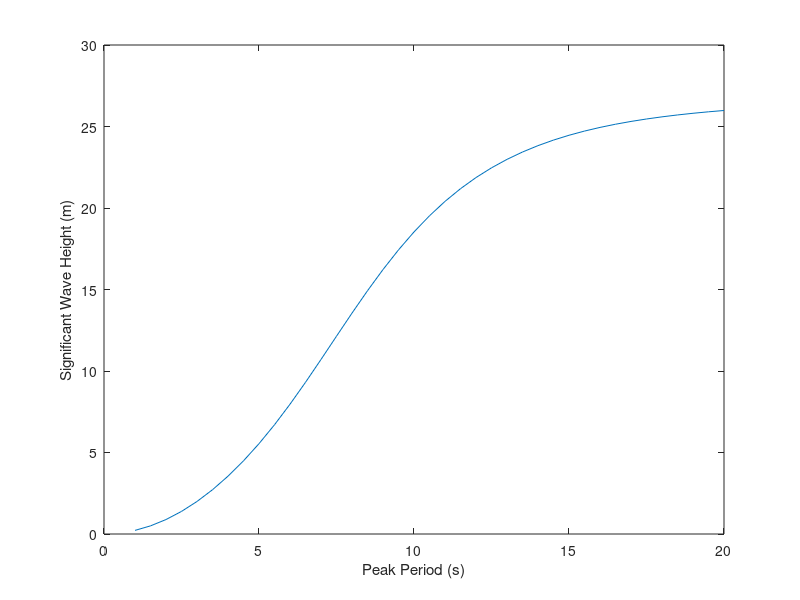

Reproduce this figure in MATLAB. (Note: this script raises an error after producing the figure.)
close all
clear all
clc

files = dir('*.mat');

%processedData = {};
forces = {'Surge','Sway','Heave','Roll','Pitch'};

g = 9.81;
periods = 1:.5:20;
% calculate wave breaking:
for ii = 1:length(periods)
    L = g*periods(ii)^2/(2*pi);
    k = 2*pi/L;
    HL_max = 0.142*tanh(k*30);
    H_max(ii) = HL_max*L;
end

figure()
plot(periods,H_max)
hold on
%xlabel('Period (s)')
%ylabel('Max height before breaking (m)')

clearvars periods

processedData = {};

%figure()
for ii = 1:length(files)
    load(files(ii).name)
    fprintf('Hm0 = %f, Tp = %f \n',InverseDynamics.Hm0,InverseDynamics.Tp)
    plot(InverseDynamics.Tp,InverseDynamics.Hm0,'r*')
    hold on

    % calculate the standard deviation of the motion
    for jj = 1:size(InverseDynamics.Position, 2)
        processedData(ii).posStd(jj) = std(InverseDynamics.Position(:,jj));
        processedData(ii).velStd(jj) = std(InverseDynamics.Velocity(:,jj));
        if ismember(jj, 1:3)
            processedData(ii).forceStd(jj) = std(InverseDynamics.(strcat(forces{jj},'Force')));
        else
            processedData(ii).forceStd(jj) = std(InverseDynamics.(strcat(forces{jj},'Torque')));
        end
    end
    processedData(ii).Hm0 = InverseDynamics.Hm0;
    processedData(ii).Tp = InverseDynamics.Tp;
    processedData(ii).motionAngleSurge = atan(std(InverseDynamics.NED_IMU.Acc(:,1))/std(InverseDynamics.NED_IMU.Acc(:,2)))*180/pi;
    processedData(ii).motionAnglePitch = atan(std(InverseDynamics.NED_IMU.Gyr(:,1))/std(InverseDynamics.NED_IMU.Gyr(:,2)))*180/pi;
    processedData(ii).meanDirection = InverseDynamics.MeanDirection;

   
end

xlabel('Peak Period (s)')
ylabel('Significant Wave Height (m)')

figure()
plot(InverseDynamics.Time,InverseDynamics.Position(:,5))
yline(processedData(ii).posStd(5),'--')
yline(-processedData(ii).posStd(5),'--')
xlabel('Time(s)')
ylabel('Pitch Rotation (rad)')
legend('Instantaneous','Standard Deviation')

processedPitchStd = [];
processedPitchVelStd = [];

for ii = 1:length(processedData)
    heights(ii) = processedData(ii).Hm0;
    periods(ii) = processedData(ii).Tp;
    processedPitchStd(ii) = processedData(ii).posStd(5)*180/pi;
    % processedPitchVelStd(ii) = processedData(ii).velStd(5)*180/pi;
    processedHeaveStd(ii) = processedData(ii).posStd(3);
end

% plot pitch response vs. effective RAO
figure()
plot(periods, processedPitchStd'./heights,'ro')

xlabel('Peak Period (s)')
ylabel('Pitch Position STD / Wave Height (deg/m)')

heightsVec = .7:.1:4.1;
periodsVec = 3.5:.5:17;
pitchStdMatObs = zeros(length(periodsVec),length(heightsVec));

for ii = 1:length(heights)
    [~, indHeights] = min(abs(heights(ii)-heightsVec));
    [~, indPeriods] = min(abs(periods(ii)-periodsVec));
    pitchStdMatObs(indPeriods,indHeights) = processedPitchStd(ii);
end

pitchStdMatObs(pitchStdMatObs==0) = NaN;

figure()
h = heatmap(periodsVec,heightsVec,pitchStdMatObs','MissingDataColor',[1 1 1]);
h.NodeChildren(3).YDir='normal';                   % turn Y-Axis normal direction
xlabel('Wave Peak Period (s)')
ylabel('Significant Wave Height (m)')
title('Observed Pitch STD (deg)')

% processedData = processedData(1:3);

save processedDataStd.mat processedData
